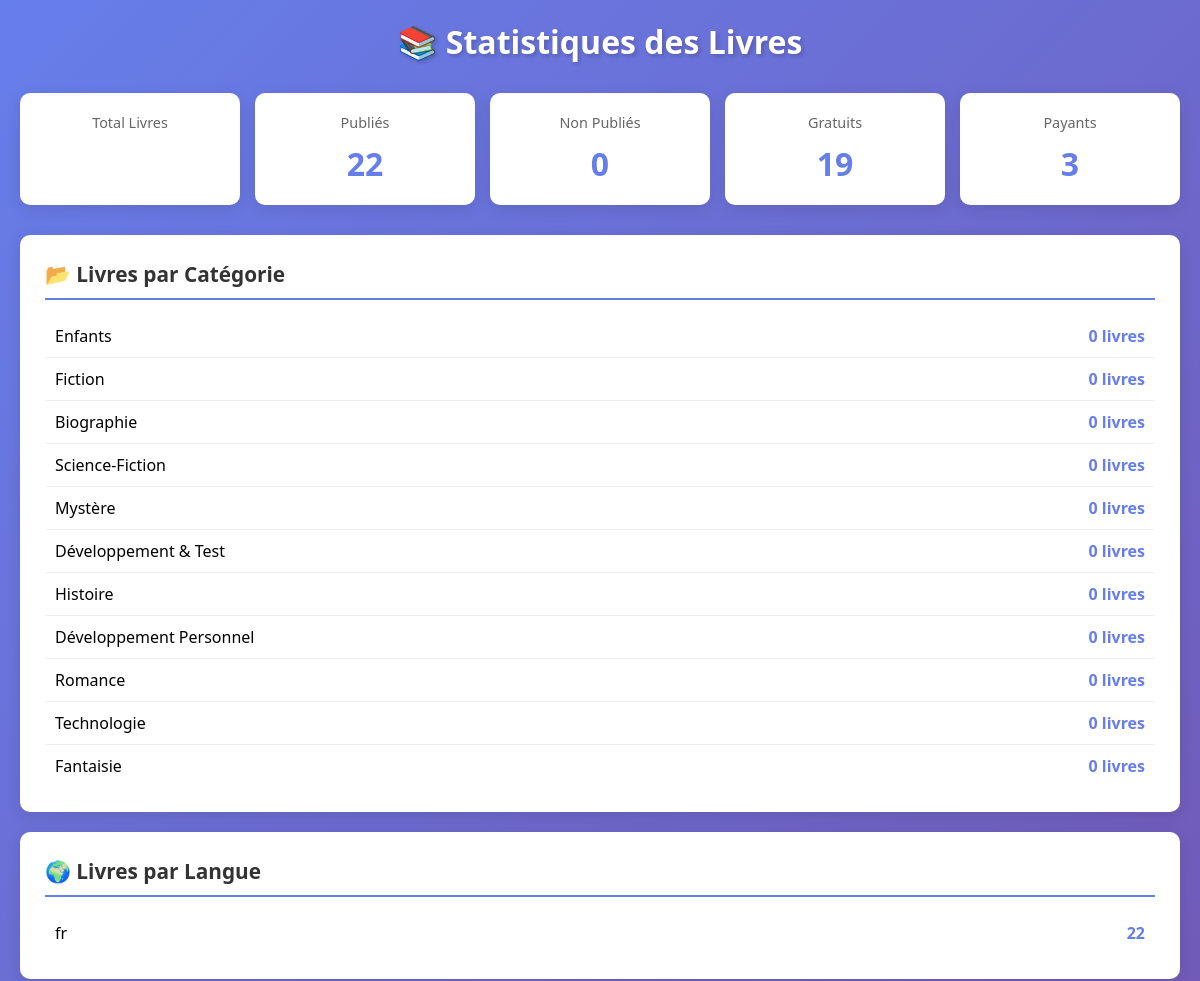
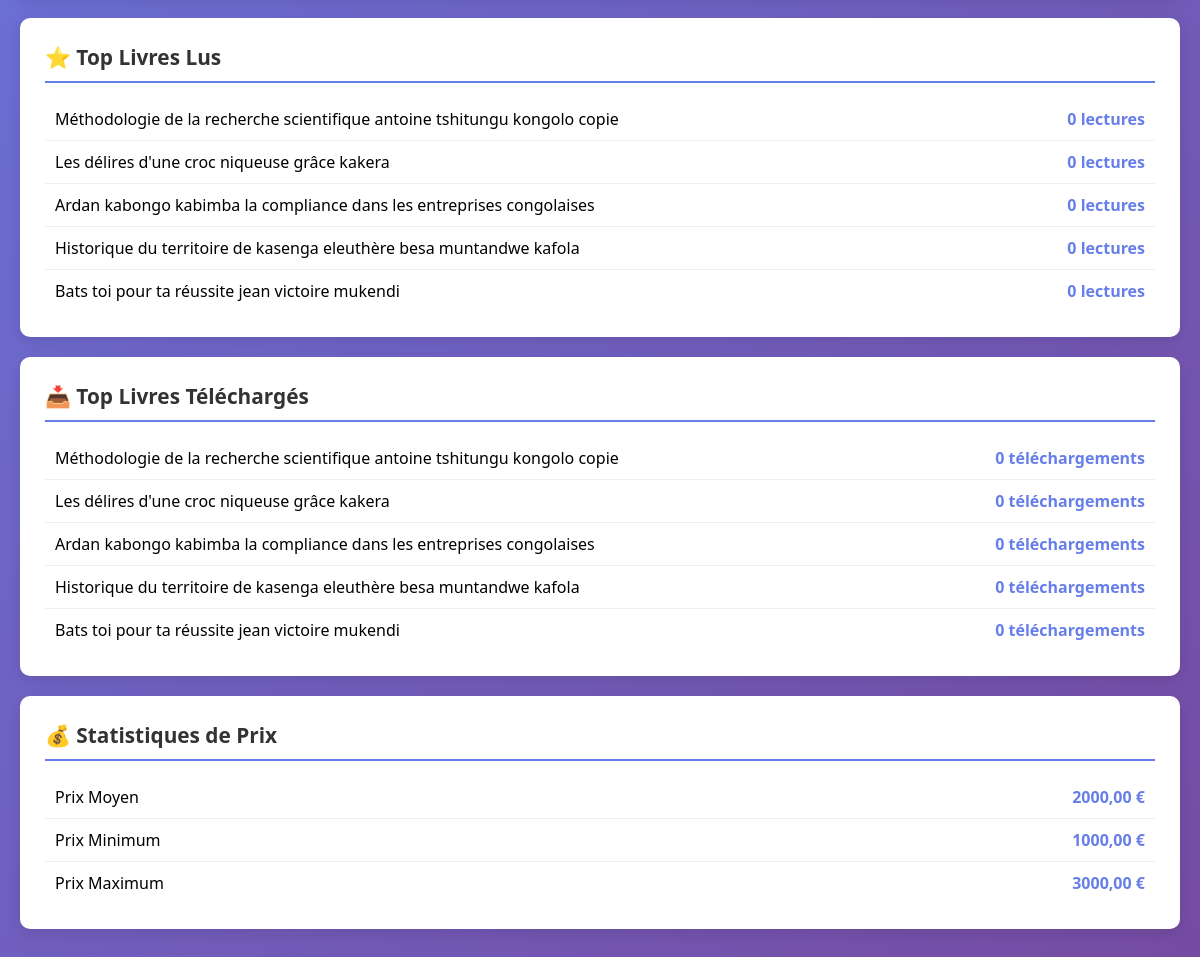
The app's page /fr/book-statistics/ (signed in) with its own data (2 pictures, top to bottom).
### catalogue/models.py (models this page shows, shortened)
class Category(models.Model):
    id = models.UUIDField(primary_key=True, default=uuid.uuid4, editable=False)
    name = models.CharField(_("Nom"), max_length=200, unique=True)
    description = models.TextField(_("Description"), blank=True)
    slug = models.SlugField(_("Slug"), unique=True)
    parent = models.ForeignKey(
        'self',
        on_delete=models.SET_NULL,
        null=True,
        blank=True,
        related_name='children',
        verbose_name=_("Catégorie parent")
    )
    icon = models.CharField(
        _("Icône"),
        max_length=50,
        blank=True,
        help_text=_("Nom d'icône FontAwesome (ex: fas fa-book)")
    )
    color = models.CharField(
        _("Couleur"),
        max_length=7,
        blank=True,
        help_text=_("Code couleur hex (ex: #FF5733)")
    )
    order = models.PositiveIntegerField(_("Ordre"), default=0)
    is_active = models.BooleanField(_("Actif"), default=True)
    created_at = models.DateTimeField(_("Créé"), auto_now_add=True)
    updated_at = models.DateTimeField(_("Modifié"), auto_now=True)
    class Meta:
        verbose_name = _("Catégorie")
        verbose_name_plural = _("Catégories")
        ordering = ['parent', 'order', 'name']
        indexes = [
            models.Index(fields=['slug']),
            models.Index(fields=['is_active']),
        ]

class Book(models.Model):
    GENRE_CHOICES = [
        ("articles", _("Articles")),
        ("magasin", _("Magasin")),
        ("revues_scientifiques", _("Revues Scientifiques")),
        ("geographie_histoires", _("Géographie et Histoires")),
        ("theories_litteraires", _("Théories Littéraires")),
        ("tourisme", _("Tourisme")),
        ("hotellerie", _("Hôtellerie")),
        ("sport", _("Sport")),
        ("loisir", _("Loisir")),
        ("dev_personnel", _("Développement Personnel")),
        ("fiction", _("Fiction")),
        ("non_fiction", _("Non-fiction")),
        ("science", _("Science")),
        ("biography", _("Biographie")),
        ("poetry", _("Poésie")),
        ("other", _("Autre")),
    ]
    LANGUAGE_CHOICES = [
        ("fr", _("Français")),
        ("en", _("Anglais")),
        ("ar", _("Arabe")),
        ("de", _("Allemand")),
        ("es", _("Espagnol")),
        ("pt", _("Portugais")),
        ("sw", _("Swahili")),
        ("other", _("Autre")),
    ]
    id = models.UUIDField(primary_key=True, default=uuid.uuid4, editable=False)
    title = models.CharField(_("Titre"), max_length=255)
    description = models.TextField(_("Description"), blank=True)
    isbn = models.CharField(_("ISBN"), max_length=20, unique=True)
    pages_count = models.PositiveIntegerField(_("Nombre de pages"), null=True, blank=True)
    publication_date = models.DateField(_("Date de publication"), null=True, blank=True)
    language = models.CharField(
        _("Langue"),
        max_length=10,
        choices=LANGUAGE_CHOICES,
        default="fr"
    )
    genre = models.CharField(
        _("Genre"),
        max_length=50,
        choices=GENRE_CHOICES,
        default="other"
    )
    cover = models.ImageField(
        _("Couverture"),
        upload_to="books/covers/%Y/%m/",
        null=True,
        blank=True
    )
    pdf_file = models.FileField(
        _("Fichier PDF"),
        upload_to="books/pdf/%Y/%m/",
        null=True,
        blank=True
    )
    epub_file = models.FileField(
        _("Fichier EPUB"),
        upload_to="books/epub/%Y/%m/",
        null=True,
        blank=True
    )
    price = models.DecimalField(
        _("Prix"),
        max_digits=8,
        decimal_places=2,
        default=0,
        validators=[MinValueValidator(0)]
    )
    discount_percentage = models.IntegerField(
        _("Pourcentage de réduction"),
        default=0,
        validators=[MinValueValidator(0), MaxValueValidator(100)]
    )
    is_paid = models.BooleanField(_("Payant"), default=False)
    free_pages_count = models.PositiveIntegerField(
        _("Nombre de pages libres"),
        default=15,
        help_text=_("Nombre de pages accessibles gratuitement (0 = aucune preview)")
    )
    downloads_count = models.PositiveIntegerField(_("Nombre de téléchargements"), default=0)
    reads_count = models.PositiveIntegerField(_("Nombre de lectures"), default=0)
    rating = models.DecimalField(
        _("Note"),
        max_digits=3,
        decimal_places=2,
        default=0,
        validators=[MinValueValidator(0), MaxValueValidator(5)]
    )
    rating_count = models.PositiveIntegerField(_("Nombre d'évaluations"), default=0)
    authors = models.ManyToManyField(Author, through="AuthorBook", related_name="books", blank=True)
    libraries = models.ManyToManyField(Library, through="LibraryBook", related_name="books", blank=True)
    is_published = models.BooleanField(_("Publié"), default=True)
    created_at = models.DateTimeField(_("Créé"), auto_now_add=True)
    updated_at = models.DateTimeField(_("Modifié"), auto_now=True)
    class Meta:
        verbose_name = _("Livre")
        verbose_name_plural = _("Livres")
        ordering = ["-created_at"]
        indexes = [
            models.Index(fields=["isbn"]),
            models.Index(fields=["title"]),
            models.Index(fields=["is_published"]),
            models.Index(fields=["genre"]),
        ]

### catalogue/dashboard_views.py (the view)
# urls.py: path("book-statistics/", book_statistics, name='book_statistics'),
@staff_member_required
def book_statistics(request):
    published = Book.objects.filter(is_published=True).count()
    unpublished = Book.objects.filter(is_published=False).count()
    free = Book.objects.filter(is_paid=False).count()
    paid = Book.objects.filter(is_paid=True).count()
    by_category = Category.objects.annotate(
        book_count=Count('books')
    ).values('name', 'book_count').order_by('-book_count')
    by_language = Book.objects.values('language').annotate(
        count=Count('id')
    ).order_by('-count')
    by_genre = Book.objects.values('genre').annotate(
        count=Count('id')
    ).order_by('-count')
    top_read = Book.objects.all().order_by('-reads_count')[:5]
    top_downloaded = Book.objects.all().order_by('-downloads_count')[:5]
    price_stats = Book.objects.filter(is_paid=True).aggregate(
        avg_price=Avg('price'),
        min_price=Min('price'),
        max_price=Max('price'),
        total_price=Sum('price'),
    )
    context = {
        'page_title': 'Statistiques des Livres',
        'published': published,
        'unpublished': unpublished,
        'free': free,
        'paid': paid,
        'by_category': list(by_category),
        'by_language': list(by_language),
        'by_genre': list(by_genre),
        'top_read': top_read,
        'top_downloaded': top_downloaded,
        'price_stats': price_stats,
    }
    return render(request, 'admin/book_statistics.html', context)

### catalogue/context_processors.py (called while the page is built)
def site_configuration(request):
    return {
        'site_config': SiteConfiguration.load()
    }

def featured_books(request):
    try:
        books = Book.objects.annotate(
            popularity_score = (
                Coalesce(F('reads_count'), 0) * 0.3 +
                Coalesce(F('downloads_count'), 0) * 0.4 +
                (Coalesce(F('rating'), 0) * 30)
            )
        ).filter(is_published=True).order_by('-popularity_score', '-created_at')[:8]
    except Exception:
        books = Book.objects.filter(is_published=True).order_by('-created_at')[:8]
    return {'featured_books': books}

def site_categories(request):
    try:
        categories = Category.objects.all()[:10]
    except Exception:
        categories = []
    return {'site_categories': categories}

def social_links(request):
    try:
        links = LienSocial.objects.filter(is_active=True)
    except Exception:
        links = []
    return {'liens_sociaux': links}

### catalogue/models.py (called while the page is built)
    @classmethod
    def load(cls):
        obj, created = cls.objects.get_or_create(pk=1)
        return obj

### config/pwa_config.py (called while the page is built)
    def __call__(self, request):
        response = self.get_response(request)
        response['Service-Worker-Allowed'] = '/'
        if request.path.startswith('/static/'):
            response['Cache-Control'] = f'public, max-age={PWAConfig.CACHE_MAX_AGE["static"]}'
        elif request.path.startswith('/media/'):
            response['Cache-Control'] = f'public, max-age={PWAConfig.CACHE_MAX_AGE["images"]}'
        elif request.path.startswith('/api/'):
            response['Cache-Control'] = f'public, max-age={PWAConfig.CACHE_MAX_AGE["api"]}'
        return response

### templates/admin/book_statistics.html (shortened to what this page needs)
<!DOCTYPE html>
<html lang="fr">
<head>
</head>
<body>
    <div class="container">
        <h1>📚 Statistiques des Livres</h1>
        <div class="stats-grid">
            <div class="stat-card">
                <div class="label">Total Livres</div>
            </div>
            <div class="stat-card">
                <div class="label">Publiés</div>
                <div class="value">{{ published }}</div>
            </div>
            <div class="stat-card">
                <div class="label">Non Publiés</div>
                <div class="value">{{ unpublished }}</div>
            </div>
            <div class="stat-card">
                <div class="label">Gratuits</div>
                <div class="value">{{ free }}</div>
            </div>
            <div class="stat-card">
                <div class="label">Payants</div>
                <div class="value">{{ paid }}</div>
            </div>
        </div>
        <div class="section">
            <h2>📂 Livres par Catégorie</h2>
            <ul class="item-list">
                {% for cat in by_category %}
                <li>
                    <span>{{ cat.name }}</span>
                    <strong>{{ cat.book_count }} livres</strong>
                </li>
                {% empty %}
                <li>Aucune catégorie</li>
                {% endfor %}
            </ul>
        </div>
        <div class="section">
            <h2>🌍 Livres par Langue</h2>
            <ul class="item-list">
                {% for lang in by_language %}
                <li>
                    <span>{{ lang.language|default:"Non spécifiée" }}</span>
                    <strong>{{ lang.count }}</strong>
                </li>
                {% empty %}
                <li>Aucune donnée</li>
                {% endfor %}
            </ul>
        </div>
        <div class="section">
            <h2>⭐ Top Livres Lus</h2>
            <ul class="item-list">
                {% for book in top_read %}
                <li>
                    <span>{{ book.title }}</span>
                    <strong>{{ book.reads_count }} lectures</strong>
                </li>
                {% empty %}
                <li>Aucun livre</li>
                {% endfor %}
            </ul>
        </div>
        <div class="section">
            <h2>📥 Top Livres Téléchargés</h2>
            <ul class="item-list">
                {% for book in top_downloaded %}
                <li>
                    <span>{{ book.title }}</span>
                    <strong>{{ book.downloads_count }} téléchargements</strong>
                </li>
                {% empty %}
                <li>Aucun livre</li>
                {% endfor %}
            </ul>
        </div>
        {% if price_stats.avg_price %}
        <div class="section">
            <h2>💰 Statistiques de Prix</h2>
            <ul class="item-list">
                <li>
                    <span>Prix Moyen</span>
                    <strong>{{ price_stats.avg_price|floatformat:2 }} €</strong>
                </li>
                <li>
                    <span>Prix Minimum</span>
                    <strong>{{ price_stats.min_price|floatformat:2 }} €</strong>
                </li>
                <li>
                    <span>Prix Maximum</span>
                    <strong>{{ price_stats.max_price|floatformat:2 }} €</strong>
                </li>
            </ul>
        </div>
        {% endif %}
    </div>
</body>
</html>

### templates/admin/book_statistics.html (style rules this page uses)
* { margin: 0; padding: 0; box-sizing: border-box; }
body { font-family: 'Segoe UI', Tahoma, Geneva, Verdana, sans-serif; background: linear-gradient(135deg, #667eea 0%, #764ba2 100%); min-height: 100vh; padding: 20px; }
.container { max-width: 1200px; margin: 0 auto; }
h1 { color: white; text-align: center; margin-bottom: 30px; text-shadow: 2px 2px 4px rgba(0, 0, 0, 0.2); }
.stats-grid { display: grid; grid-template-columns: repeat(auto-fit, minmax(200px, 1fr)); gap: 15px; margin-bottom: 30px; }
.stat-card { background: white; border-radius: 10px; padding: 20px; text-align: center; box-shadow: 0 4px 15px rgba(0, 0, 0, 0.1); }
.stat-card .label { font-size: 0.9em; color: #666; margin-bottom: 10px; }
.stat-card .value { font-size: 2em; font-weight: bold; color: #667eea; }
.section { background: white; border-radius: 10px; padding: 25px; margin-bottom: 20px; box-shadow: 0 4px 15px rgba(0, 0, 0, 0.1); }
.section h2 { font-size: 1.3em; color: #333; margin-bottom: 15px; border-bottom: 2px solid #667eea; padding-bottom: 10px; }
.item-list { list-style: none; }
.item-list li { padding: 10px; border-bottom: 1px solid #eee; display: flex; justify-content: space-between; align-items: center; }
.item-list li:last-child { border-bottom: none; }
.item-list strong { color: #667eea; }

### records on screen
Category: name "Enfants", book_count "0"
Category: name "Fiction", book_count "0"
Category: name "Biographie", book_count "0"
Category: name "Science-Fiction", book_count "0"
Category: name "Mystère", book_count "0"
Category: name "Développement & Test", book_count "0"
Category: name "Histoire", book_count "0"
Category: name "Développement Personnel", book_count "0"
Category: name "Romance", book_count "0"
Category: name "Technologie", book_count "0"
Category: name "Fantaisie", book_count "0"
Book: title "Méthodologie de la recherche scientifique antoine tshitungu kongolo copie", reads_count "0", downloads_count "0"
Book: title "Les délires d'une croc niqueuse grâce kakera", reads_count "0", downloads_count "0"
Book: title "Ardan kabongo kabimba la compliance dans les entreprises congolaises", reads_count "0", downloads_count "0"
Book: title "Historique du territoire de kasenga eleuthère besa muntandwe kafola", reads_count "0", downloads_count "0"
Book: title "Bats toi pour ta réussite jean victoire mukendi", reads_count "0", downloads_count "0"

### other values on screen
{{ published }} "22"
{{ unpublished }} "0"
{{ free }} "19"
{{ paid }} "3"
{{ lang.language|default:"Non spécifiée" }} "fr"
{{ lang.count }} "22"
{{ price_stats.avg_price|floatformat:2 }} "2000,00"
{{ price_stats.min_price|floatformat:2 }} "1000,00"
{{ price_stats.max_price|floatformat:2 }} "3000,00"
